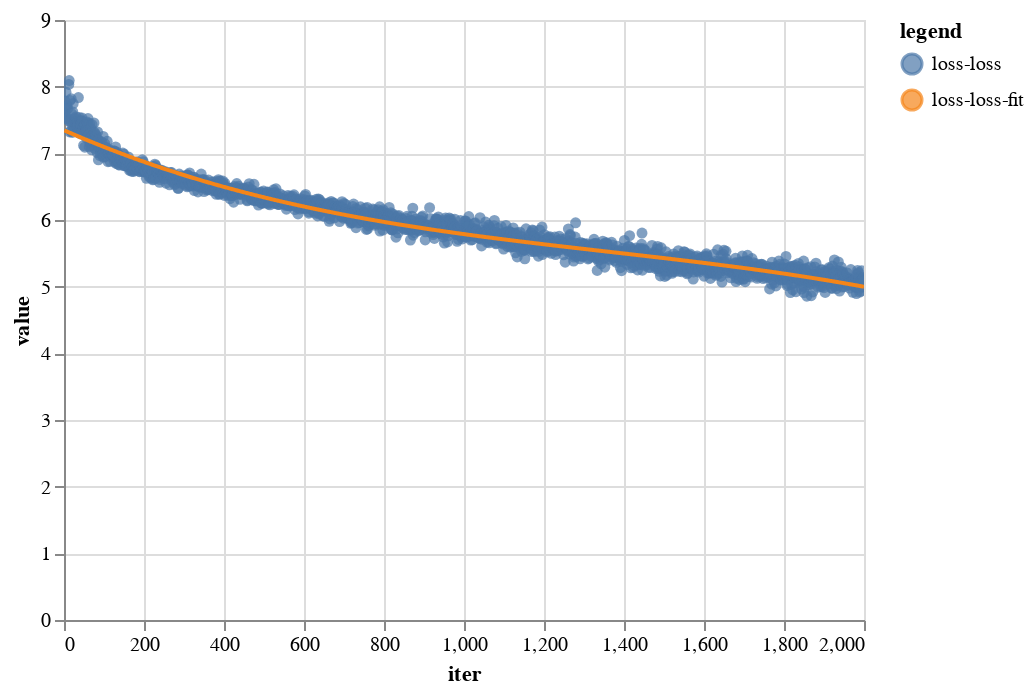
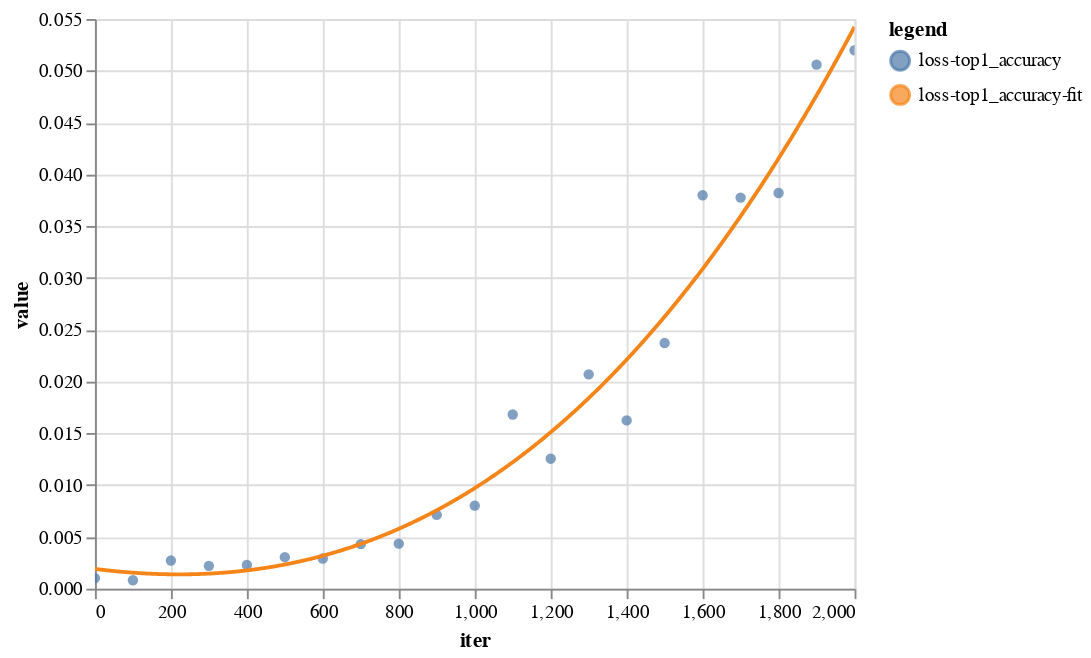

Source (notebook cell) for these figures, in order:
### Code cell
plot_many_by_legend({'loss': summary})

### Figure 1 — Vega-Lite specification as saved in the notebook (floating-point values rounded to 4 significant figures; data arrays with more than 128 entries replaced by an {"elided": "..."} marker saying what was removed)
{"config": {"view": {"continuousWidth": 400, "continuousHeight": 300}}, "layer": [{"data": {"name": "data-0971c2a1704c09fd10d3caabfab890f8"}, "mark": "circle", "encoding": {"color": {"type": "nominal", "field": "legend"}, "x": {"type": "quantitative", "field": "iter"}, "y": {"type": "quantitative", "field": "value"}}, "selection": {"selector003": {"type": "interval", "bind": "scales", "encodings": ["x", "y"]}}}, {"data": {"name": "data-004c13821b76da71c50ff4c3cf64ee7e"}, "mark": "line", "encoding": {"color": {"type": "nominal", "field": "legend"}, "x": {"type": "quantitative", "field": "iter"}, "y": {"type": "quantitative", "field": "value"}}, "transform": [{"fold": ["loss-loss-fit"], "as": ["legend", "value"]}]}], "$schema": "https://vega.github.io/schema/vega-lite/v4.0.0.json", "datasets": {"data-0971c2a1704c09fd10d3caabfab890f8": {"elided": "2000 records"}, "data-004c13821b76da71c50ff4c3cf64ee7e": {"elided": "1000 records"}}}

### Figure 2 — Vega-Lite specification as saved in the notebook (floating-point values rounded to 4 significant figures; data arrays with more than 128 entries replaced by an {"elided": "..."} marker saying what was removed)
{"config": {"view": {"continuousWidth": 400, "continuousHeight": 300}}, "layer": [{"data": {"name": "data-5f00aade4aefc8758597edf174a11ad3"}, "mark": "circle", "encoding": {"color": {"type": "nominal", "field": "legend"}, "x": {"type": "quantitative", "field": "iter"}, "y": {"type": "quantitative", "field": "value"}}, "selection": {"selector004": {"type": "interval", "bind": "scales", "encodings": ["x", "y"]}}}, {"data": {"name": "data-c373581a28e9686e389761a8b50ec5da"}, "mark": "line", "encoding": {"color": {"type": "nominal", "field": "legend"}, "x": {"type": "quantitative", "field": "iter"}, "y": {"type": "quantitative", "field": "value"}}, "transform": [{"fold": ["loss-top1_accuracy-fit"], "as": ["legend", "value"]}]}], "$schema": "https://vega.github.io/schema/vega-lite/v4.0.0.json", "datasets": {"data-5f00aade4aefc8758597edf174a11ad3": [{"iter": 0, "legend": "loss-top1_accuracy", "value": 0.00102}, {"iter": 100, "legend": "loss-top1_accuracy", "value": 0.0008163}, {"iter": 200, "legend": "loss-top1_accuracy", "value": 0.002714}, {"iter": 300, "legend": "loss-top1_accuracy", "value": 0.002204}, {"iter": 400, "legend": "loss-top1_accuracy", "value": 0.002286}, {"iter": 500, "legend": "loss-top1_accuracy", "value": 0.003041}, {"iter": 600, "legend": "loss-top1_accuracy", "value": 0.002918}, {"iter": 700, "legend": "loss-top1_accuracy", "value": 0.004306}, {"iter": 800, "legend": "loss-top1_accuracy", "value": 0.004347}, {"iter": 900, "legend": "loss-top1_accuracy", "value": 0.007122}, {"iter": 1000, "legend": "loss-top1_accuracy", "value": 0.00802}, {"iter": 1100, "legend": "loss-top1_accuracy", "value": 0.01682}, {"iter": 1200, "legend": "loss-top1_accuracy", "value": 0.01255}, {"iter": 1300, "legend": "loss-top1_accuracy", "value": 0.02069}, {"iter": 1400, "legend": "loss-top1_accuracy", "value": 0.01624}, {"iter": 1500, "legend": "loss-top1_accuracy", "value": 0.02371}, {"iter": 1600, "legend": "loss-top1_accuracy", "value": 0.03798}, {"iter": 1700, "legend": "loss-top1_accuracy", "value": 0.03776}, {"iter": 1800, "legend": "loss-top1_accuracy", "value": 0.0382}, {"iter": 1900, "legend": "loss-top1_accuracy", "value": 0.05059}, {"iter": 2000, "legend": "loss-top1_accuracy", "value": 0.05198}], "data-c373581a28e9686e389761a8b50ec5da": {"elided": "1000 records"}}}
